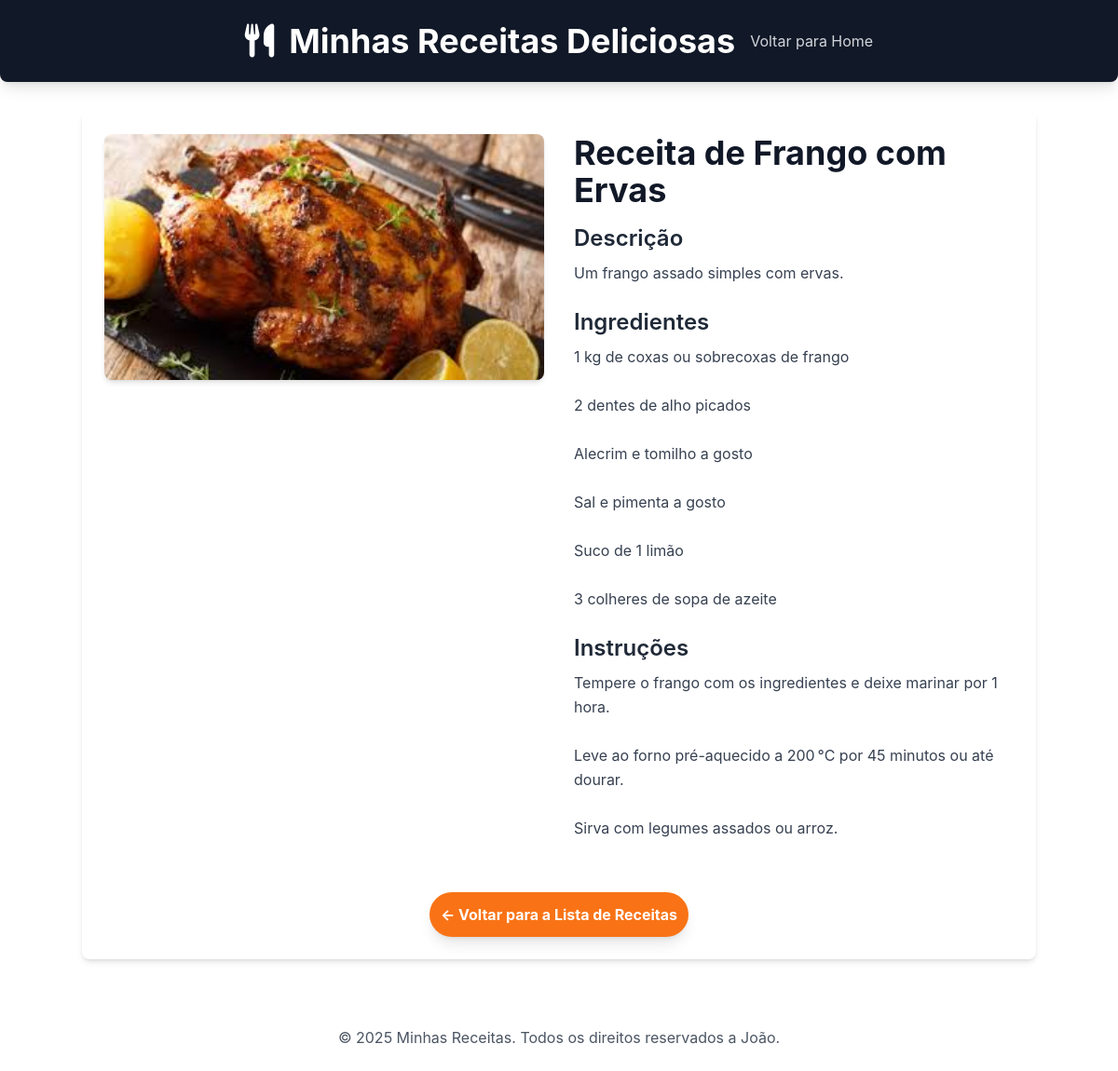
Page /receitas/receita/2/ on the committed database.
### receitas/models.py (models this page shows, shortened)
class Receita(models.Model):
    title = models.CharField(max_length=200)
    description = models.TextField()
    ingredients = models.TextField()
    instructions = models.TextField()
    image = models.ImageField(upload_to='receitas/images/', blank=True, null=True)
    created_at = models.DateTimeField(auto_now_add=True)
    updated_at = models.DateTimeField(auto_now=True)
    class Meta :
        verbose_name = "Receita"
        verbose_name_plural = "Receitas"
        ordering = ['-created_at']

### receitas/views.py (the view)
# urls.py: path('receita/<int:id>/', views.receita_detail, name='receita_detail'),
def receita_detail(request, id):
    receita = get_object_or_404(Receita, pk=id)
    context = {
        'receita': receita,
    }
    return render(request, 'receitas/receita_detail.html', context)

### receitas/templates/receitas/receita_detail.html (shortened to what this page needs)
{% load static %}
<!DOCTYPE html>
<html lang="pt-br">
<head>
    <script src="https://cdn.tailwindcss.com"></script>
    <link rel="stylesheet" href="https://cdnjs.cloudflare.com/ajax/libs/font-awesome/6.0.0-beta3/css/all.min.css">
</head>
<body>
    <header class="bg-gray-900 text-white p-6 shadow-lg rounded-b-lg">
        <div class="container mx-auto flex flex-col sm:flex-row items-center
         justify-center">
            <div class="flex items-center mb-4 sm:mb-0">
                <div class="text-4xl mr-4">
                    <i class=" fas fa-utensils"></i>
                </div>
                <h1 class="text-4xl font-bold text-center sm:text-left">
                    Minhas Receitas Deliciosas
                </h1>
            </div>
            <nav class="mt-4 ml-4 sm:mt-0">
                <a href="{% url 'home' %}" class="text-gray-300 hover:text-white transition duration-300 ease-in-out"> Voltar para Home</a>
            </nav>
        </div>
    </header>
    <main class="container mx-auto p-6 mt-8 bg-white rounded-lg shadow-md">
        <div class="flex flex-col md:flex-row gap-8">
            {% if receita.image %}
                <div class="md:w-1/2">
                    <img src="{{receita.image.url}}" alt="[Imagem de {{receita.title}}]" class="w-full h-auto object-cover rounded-lg shadow-md">
                </div>
            {% endif %}
            <div class="md:w-1/2">
                <h2 class="text-4xl font-bold text-gray-900 mb-4">{{receita.title}}</h2>
                <h3 class="text-2xl font-semibold text-gray-800 mb-2">Descrição</h3>
                <p class="text-gray-700 mb-6 leading-relaxed">{{receita.description}}</p>
                <h3 class="text-2xl font-semibold text-gray-800 mb-2">Ingredientes</h3>
                <p class="text-gray-700 mb-6 leading-relaxed whitespace-pre-wrap">{{receita.ingredients}}</p>
                <h3 class="text-2xl font-semibold text-gray-800 mb-2">Instruções</h3>
                <p class="text-gray-700 mb-6 leading-relaxed whitespace-pre-wrap">{{receita.instructions}}</p>
            </div>
        </div>
        <div class="mt-8 text-center">
            <a href="{% url 'home' %}" class="inline-block bg-orange-500 hover:bg-orange-600 text-white font-bold py-3 px-3 rounded-full transition duration-300 ease-in-out shadow-lg">
                &larr; Voltar para a Lista de Receitas
            </a>
        </div>
    </main>
    <footer class="mt-12 p-6 text-center text-gray-600">
        <p>&copy; 2025 Minhas Receitas. Todos os direitos reservados a João.</p>
    </footer>
</body>
</html>

### receitas/templates/receitas/receita_detail.html (style rules this page uses)
body { font-family: 'Inter', sans-serif; }

### rows in the picture
Receita: image (picture), title "Receita de Frango com Ervas", description "Um frango assado simples com ervas.", ingredients "1 kg de coxas ou sobrecoxas de frango 2 dentes de alho picados Alecrim e tomilho a gosto Sal e pimenta a gosto Suco de 1 limão 3 colheres de sopa de azeite", instructions "Tempere o frango com os ingredientes e deixe marinar por 1 hora. Leve ao forno pré-aquecido a 200 °C por 45 minutos ou até dourar. Sirva com legumes assados ou arroz."
